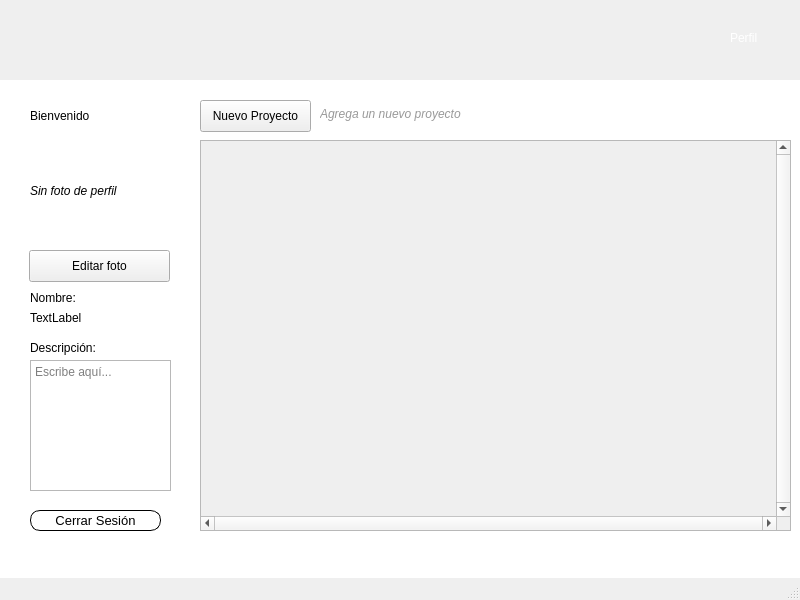
<?xml version="1.0" encoding="UTF-8"?>
<ui version="4.0">
 <class>pagina_inicio</class>
 <widget class="QMainWindow" name="pagina_inicio">
  <property name="geometry">
   <rect>
    <x>0</x>
    <y>0</y>
    <width>800</width>
    <height>600</height>
   </rect>
  </property>
  <property name="windowTitle">
   <string>pagina_inicio</string>
  </property>
  <property name="layoutDirection">
   <enum>Qt::LayoutDirection::LeftToRight</enum>
  </property>
  <property name="autoFillBackground">
   <bool>false</bool>
  </property>
  <widget class="QWidget" name="centralwidget">
   <widget class="QLabel" name="logo_app">
    <property name="geometry">
     <rect>
      <x>20</x>
      <y>20</y>
      <width>231</width>
      <height>41</height>
     </rect>
    </property>
    <property name="text">
     <string/>
    </property>
   </widget>
   <widget class="QLabel" name="label_nombre">
    <property name="geometry">
     <rect>
      <x>30</x>
      <y>100</y>
      <width>141</width>
      <height>31</height>
     </rect>
    </property>
    <property name="styleSheet">
     <string notr="true">font: 25pt &quot;Lucida Grande&quot;;
font: 25pt &quot;Lucida Grande&quot;;
color: rgb(0, 0, 0);
</string>
    </property>
    <property name="text">
     <string>Bienvenido</string>
    </property>
   </widget>
   <widget class="QLabel" name="label_2">
    <property name="geometry">
     <rect>
      <x>30</x>
      <y>290</y>
      <width>71</width>
      <height>16</height>
     </rect>
    </property>
    <property name="styleSheet">
     <string notr="true">font: 15pt &quot;Lucida Grande&quot;;
color: rgb(0, 0, 0);
</string>
    </property>
    <property name="text">
     <string>Nombre:</string>
    </property>
   </widget>
   <widget class="QLabel" name="nombre">
    <property name="geometry">
     <rect>
      <x>30</x>
      <y>310</y>
      <width>141</width>
      <height>16</height>
     </rect>
    </property>
    <property name="text">
     <string>TextLabel</string>
    </property>
   </widget>
   <widget class="QPushButton" name="nuevo_proyecto">
    <property name="geometry">
     <rect>
      <x>200</x>
      <y>100</y>
      <width>111</width>
      <height>32</height>
     </rect>
    </property>
    <property name="styleSheet">
     <string notr="true">color: rgb(0, 0, 0);</string>
    </property>
    <property name="text">
     <string>Nuevo Proyecto</string>
    </property>
   </widget>
   <widget class="QLabel" name="label_6">
    <property name="geometry">
     <rect>
      <x>730</x>
      <y>30</y>
      <width>51</width>
      <height>16</height>
     </rect>
    </property>
    <property name="styleSheet">
     <string notr="true">font: 18pt &quot;Lucida Grande&quot;;
color: rgb(255, 255, 255);
</string>
    </property>
    <property name="text">
     <string>Perfil</string>
    </property>
   </widget>
   <widget class="QScrollArea" name="contenedor">
    <property name="enabled">
     <bool>true</bool>
    </property>
    <property name="geometry">
     <rect>
      <x>200</x>
      <y>140</y>
      <width>591</width>
      <height>391</height>
     </rect>
    </property>
    <property name="sizePolicy">
     <sizepolicy hsizetype="Expanding" vsizetype="Expanding">
      <horstretch>10</horstretch>
      <verstretch>10</verstretch>
     </sizepolicy>
    </property>
    <property name="verticalScrollBarPolicy">
     <enum>Qt::ScrollBarPolicy::ScrollBarAlwaysOn</enum>
    </property>
    <property name="horizontalScrollBarPolicy">
     <enum>Qt::ScrollBarPolicy::ScrollBarAlwaysOn</enum>
    </property>
    <property name="sizeAdjustPolicy">
     <enum>QAbstractScrollArea::SizeAdjustPolicy::AdjustToContents</enum>
    </property>
    <property name="widgetResizable">
     <bool>true</bool>
    </property>
    <widget class="QWidget" name="scrollAreaWidgetContents">
     <property name="geometry">
      <rect>
       <x>0</x>
       <y>0</y>
       <width>573</width>
       <height>373</height>
      </rect>
     </property>
    </widget>
   </widget>
   <widget class="QPushButton" name="cerrar_sesion">
    <property name="geometry">
     <rect>
      <x>30</x>
      <y>510</y>
      <width>131</width>
      <height>21</height>
     </rect>
    </property>
    <property name="styleSheet">
     <string notr="true">border-radius: 10px;  /* Bordes redondeados */
border: 1px solid;  /* Borde del botón */
font-size: 13px;  /* Tamaño de la fuente */
color: rgb(0, 0, 0);

</string>
    </property>
    <property name="text">
     <string>Cerrar Sesión</string>
    </property>
   </widget>
   <widget class="QLabel" name="label_8">
    <property name="geometry">
     <rect>
      <x>-10</x>
      <y>80</y>
      <width>811</width>
      <height>511</height>
     </rect>
    </property>
    <property name="styleSheet">
     <string notr="true">background-color: rgb(255, 255, 255);</string>
    </property>
    <property name="text">
     <string/>
    </property>
   </widget>
   <widget class="QLabel" name="label_3">
    <property name="geometry">
     <rect>
      <x>30</x>
      <y>340</y>
      <width>131</width>
      <height>16</height>
     </rect>
    </property>
    <property name="styleSheet">
     <string notr="true">font: 15pt &quot;Lucida Grande&quot;;
color: rgb(0, 0, 0);
</string>
    </property>
    <property name="text">
     <string>Descripción:</string>
    </property>
   </widget>
   <widget class="QTextEdit" name="descripcion">
    <property name="geometry">
     <rect>
      <x>30</x>
      <y>360</y>
      <width>141</width>
      <height>131</height>
     </rect>
    </property>
    <property name="documentTitle">
     <string extracomment="Cuentanos sobre ti">Cuentanos de ti</string>
    </property>
    <property name="markdown">
     <string/>
    </property>
    <property name="overwriteMode">
     <bool>false</bool>
    </property>
    <property name="placeholderText">
     <string>Escribe aquí...</string>
    </property>
   </widget>
   <widget class="QLabel" name="label">
    <property name="geometry">
     <rect>
      <x>320</x>
      <y>106</y>
      <width>241</width>
      <height>16</height>
     </rect>
    </property>
    <property name="font">
     <font>
      <italic>true</italic>
     </font>
    </property>
    <property name="styleSheet">
     <string notr="true">color: rgb(153, 153, 153);</string>
    </property>
    <property name="text">
     <string>Agrega un nuevo proyecto</string>
    </property>
   </widget>
   <widget class="QPushButton" name="editar_foto">
    <property name="geometry">
     <rect>
      <x>29</x>
      <y>250</y>
      <width>141</width>
      <height>32</height>
     </rect>
    </property>
    <property name="styleSheet">
     <string notr="true">color: rgb(0, 0, 0);</string>
    </property>
    <property name="text">
     <string>Editar foto</string>
    </property>
   </widget>
   <widget class="QLabel" name="foto_perfil">
    <property name="geometry">
     <rect>
      <x>30</x>
      <y>140</y>
      <width>131</width>
      <height>101</height>
     </rect>
    </property>
    <property name="font">
     <font>
      <italic>true</italic>
     </font>
    </property>
    <property name="layoutDirection">
     <enum>Qt::LayoutDirection::LeftToRight</enum>
    </property>
    <property name="autoFillBackground">
     <bool>false</bool>
    </property>
    <property name="text">
     <string>Sin foto de perfil</string>
    </property>
   </widget>
   <zorder>label_8</zorder>
   <zorder>logo_app</zorder>
   <zorder>label_nombre</zorder>
   <zorder>nombre</zorder>
   <zorder>nuevo_proyecto</zorder>
   <zorder>contenedor</zorder>
   <zorder>cerrar_sesion</zorder>
   <zorder>label_6</zorder>
   <zorder>label_2</zorder>
   <zorder>label_3</zorder>
   <zorder>descripcion</zorder>
   <zorder>label</zorder>
   <zorder>editar_foto</zorder>
   <zorder>foto_perfil</zorder>
  </widget>
  <widget class="QMenuBar" name="menubar">
   <property name="geometry">
    <rect>
     <x>0</x>
     <y>0</y>
     <width>800</width>
     <height>22</height>
    </rect>
   </property>
  </widget>
  <widget class="QStatusBar" name="statusbar"/>
 </widget>
 <resources/>
 <connections/>
</ui>
